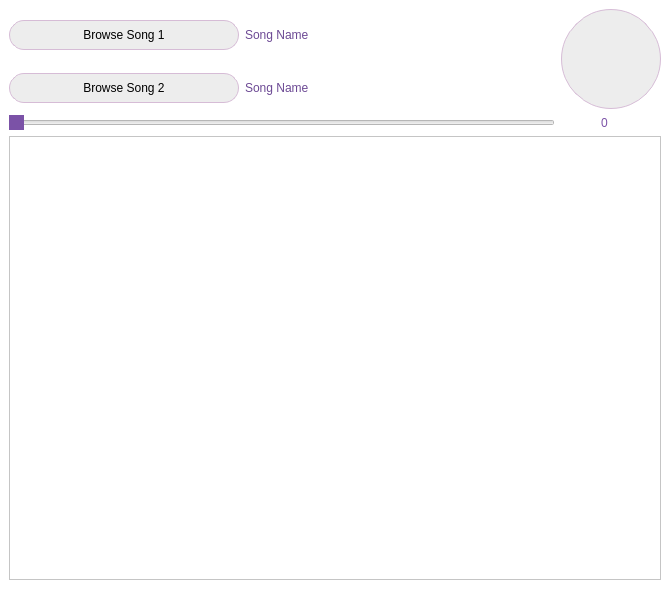
<?xml version="1.0" encoding="UTF-8"?>
<ui version="4.0">
 <class>MainWindow</class>
 <widget class="QMainWindow" name="MainWindow">
  <property name="geometry">
   <rect>
    <x>0</x>
    <y>0</y>
    <width>670</width>
    <height>611</height>
   </rect>
  </property>
  <property name="windowTitle">
   <string>MainWindow</string>
  </property>
  <property name="styleSheet">
   <string notr="true">*{font: italic 11pt &quot;Comic Sans MS&quot;;
background-color: rgb(255, 255, 255);

}
QSlider::handle:horizontal{background-color:rgb(123, 82, 167);}



QPushButton{
	background-color:#ededed;
	border-radius:15px;
	border:1px solid #d6bcd6;
	padding:7px 25px;

}
QPushButton#Identify{border-radius:50px}
QPushButton:hover {
	
	
	
	background-color: rgb(217, 217, 217);
}
QPushButton:pressed{
	position:absolute;
	top:-5px;
	border-style: ridge;
}
</string>
  </property>
  <widget class="QWidget" name="centralwidget">
   <layout class="QVBoxLayout" name="verticalLayout">
    <item>
     <layout class="QGridLayout" name="gridLayout">
      <item row="1" column="0">
       <widget class="QPushButton" name="Browse2">
        <property name="maximumSize">
         <size>
          <width>230</width>
          <height>16777215</height>
         </size>
        </property>
        <property name="text">
         <string>Browse Song 2</string>
        </property>
        <property name="icon">
         <iconset>
          <normaloff>images/music.png</normaloff>images/music.png</iconset>
        </property>
        <property name="iconSize">
         <size>
          <width>50</width>
          <height>50</height>
         </size>
        </property>
       </widget>
      </item>
      <item row="0" column="1">
       <widget class="QLabel" name="firstSongName">
        <property name="styleSheet">
         <string notr="true">
color: rgb(123, 82, 167);
color: rgb(108, 73, 148);</string>
        </property>
        <property name="text">
         <string>Song Name</string>
        </property>
       </widget>
      </item>
      <item row="0" column="0">
       <widget class="QPushButton" name="Browse1">
        <property name="minimumSize">
         <size>
          <width>230</width>
          <height>0</height>
         </size>
        </property>
        <property name="maximumSize">
         <size>
          <width>200</width>
          <height>16777215</height>
         </size>
        </property>
        <property name="text">
         <string>Browse Song 1</string>
        </property>
        <property name="icon">
         <iconset>
          <normaloff>images/music.png</normaloff>images/music.png</iconset>
        </property>
        <property name="iconSize">
         <size>
          <width>50</width>
          <height>50</height>
         </size>
        </property>
       </widget>
      </item>
      <item row="1" column="1">
       <widget class="QLabel" name="secondSongName">
        <property name="styleSheet">
         <string notr="true">color: rgb(123, 82, 167);
color: rgb(108, 73, 148);</string>
        </property>
        <property name="text">
         <string>Song Name</string>
        </property>
       </widget>
      </item>
      <item row="2" column="0" colspan="2">
       <widget class="QSlider" name="mixerSlider">
        <property name="orientation">
         <enum>Qt::Horizontal</enum>
        </property>
       </widget>
      </item>
      <item row="2" column="2" alignment="Qt::AlignHCenter">
       <widget class="QLabel" name="mixerValue">
        <property name="minimumSize">
         <size>
          <width>20</width>
          <height>0</height>
         </size>
        </property>
        <property name="styleSheet">
         <string notr="true">color:rgb(123, 82, 167);</string>
        </property>
        <property name="text">
         <string>0</string>
        </property>
       </widget>
      </item>
      <item row="0" column="2" rowspan="2">
       <widget class="QPushButton" name="Identify">
        <property name="minimumSize">
         <size>
          <width>0</width>
          <height>100</height>
         </size>
        </property>
        <property name="maximumSize">
         <size>
          <width>100</width>
          <height>100</height>
         </size>
        </property>
        <property name="styleSheet">
         <string notr="true"/>
        </property>
        <property name="text">
         <string/>
        </property>
        <property name="icon">
         <iconset>
          <normaloff>images/search.png</normaloff>images/search.png</iconset>
        </property>
        <property name="iconSize">
         <size>
          <width>70</width>
          <height>70</height>
         </size>
        </property>
       </widget>
      </item>
     </layout>
    </item>
    <item>
     <widget class="QTableWidget" name="resultsTable"/>
    </item>
   </layout>
  </widget>
  <widget class="QMenuBar" name="menubar">
   <property name="geometry">
    <rect>
     <x>0</x>
     <y>0</y>
     <width>670</width>
     <height>32</height>
    </rect>
   </property>
  </widget>
  <widget class="QStatusBar" name="statusbar"/>
 </widget>
 <resources/>
 <connections>
  <connection>
   <sender>mixerSlider</sender>
   <signal>valueChanged(int)</signal>
   <receiver>mixerValue</receiver>
   <slot>setNum(int)</slot>
   <hints>
    <hint type="sourcelabel">
     <x>535</x>
     <y>79</y>
    </hint>
    <hint type="destinationlabel">
     <x>631</x>
     <y>83</y>
    </hint>
   </hints>
  </connection>
 </connections>
</ui>
